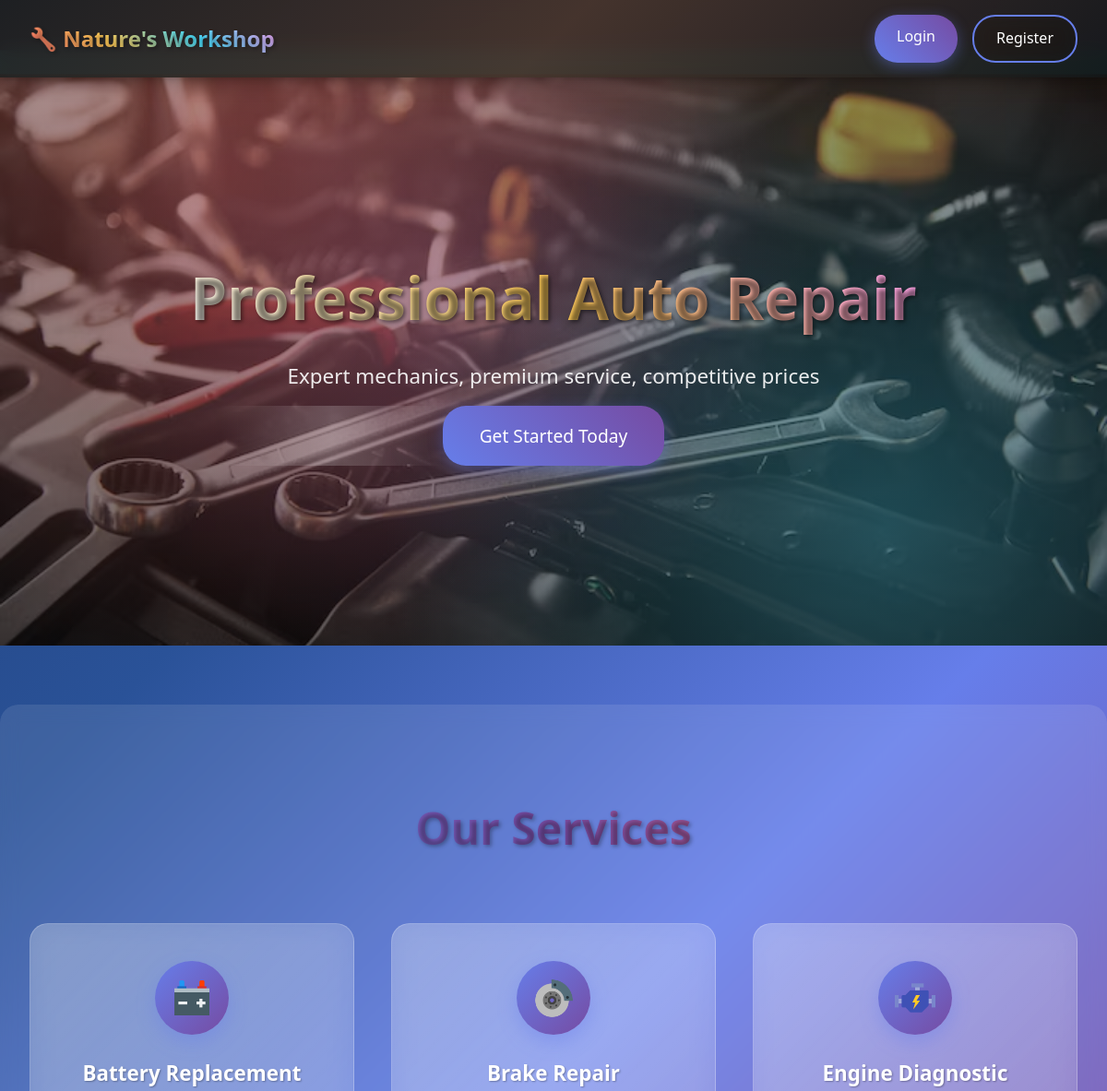
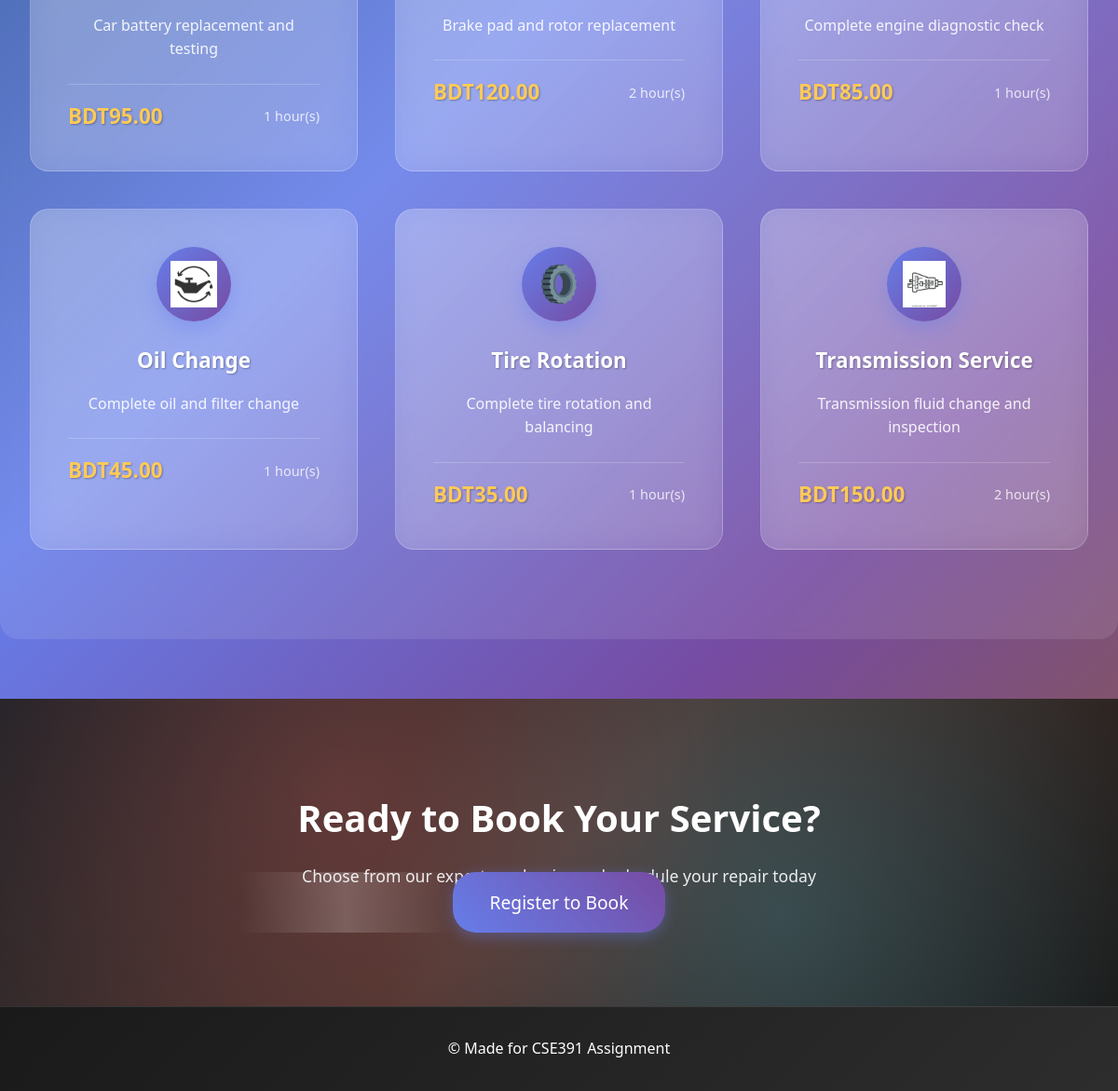
The page / on the database its author committed (2 pictures, top to bottom).
### tables this page shows
CREATE TABLE `repair_services` (
  `id` int(11) NOT NULL,
  `service_name` varchar(100) NOT NULL,
  `description` text DEFAULT NULL,
  `price` decimal(10,2) NOT NULL,
  `duration_hours` int(11) NOT NULL,
  `status` enum('available','unavailable') DEFAULT 'available',
  `created_at` timestamp NOT NULL DEFAULT current_timestamp()
);

### config.php (called while the page is built, shortened)
<?php
function isLoggedIn() {
    return isset($_SESSION['user_id']);
}
?>

### index.php (the view, shortened to what this page needs)
<?php
require_once 'config.php';
$stmt = $pdo->query("SELECT * FROM repair_services WHERE status = 'available' ORDER BY service_name");
$services = $stmt->fetchAll();
$service_icons = [
    'Oil Change' => 'oil change.jpg',
    'Brake Repair' => 'brake-discs.png',
    'Engine Diagnostic' => 'engine.png',
    'Transmission Service' => 'transmission service.webp',
    'Battery Replacement' => 'car-battery.png',
    'Tire Rotation' => 'tire.png'
];
?>
<!DOCTYPE html>
<html lang="en">
<head>
</head>
<body>
    <div id="notification" class="notification-bar">
    </div>
    <header class="header">
        <nav class="nav">
            <div class="logo">🔧 Nature's Workshop</div>
            <div class="nav-buttons">
                <?php if (isLoggedIn()): ?>
                    <div class="user-info">
                        <span>Welcome, <?php echo htmlspecialchars($_SESSION['username']); ?>!</span>
                        <?php if (isAdmin()): ?>
                            <a href="admin_panel.php" class="btn btn-secondary">Admin Panel</a>
                        <?php else: ?>
                            <a href="mechanic_list.php" class="btn btn-secondary">Mechanics</a>
                            <a href="user_panel.php" class="btn btn-secondary">My Bookings</a>
                        <?php endif; ?>
                        <a href="logout.php" class="btn btn-primary">Logout</a>
                    </div>
                <?php else: ?>
                    <a href="login.php" class="btn btn-primary">Login</a>
                    <a href="register.php" class="btn btn-secondary">Register</a>
                <?php endif; ?>
            </div>
        </nav>
    </header>
    <section class="hero">
        <div class="hero-content">
            <h1>Professional Auto Repair</h1>
            <p>Expert mechanics, premium service, competitive prices</p>
            <?php if (!isLoggedIn()): ?>
                <a href="register.php" class="btn btn-primary btn-large">Get Started Today</a>
            <?php elseif (isset($_SESSION['role']) && $_SESSION['role'] !== 'admin'): ?>
                <a href="booking.php" class="btn btn-primary btn-large">Book a Service</a>
            <?php endif; ?>
        </div>
    </section>
    <section class="services">
        <h2>Our Services</h2>
        <div class="service-grid">
            <?php foreach ($services as $service): ?>
                <div class="service-card">
                    <div class="service-image">
                        <?php if (isset($service_icons[$service['service_name']])): ?>
                            <img src="<?php echo $service_icons[$service['service_name']]; ?>" alt="<?php echo htmlspecialchars($service['service_name']); ?>">
                        <?php else: ?>
                            <img src="maintenance.png" alt="<?php echo htmlspecialchars($service['service_name']); ?>">
                        <?php endif; ?>
                    </div>
                    <h3><?php echo htmlspecialchars($service['service_name']); ?></h3>
                    <p><?php echo htmlspecialchars($service['description']); ?></p>
                    <div class="price-duration">
                        <div class="price">BDT<?php echo number_format($service['price'], 2); ?></div>
                        <div class="duration"><?php echo $service['duration_hours']; ?> hour(s)</div>
                    </div>
                </div>
            <?php endforeach; ?>
        </div>
    </section>
    <section class="cta">
        <h2>Ready to Book Your Service?</h2>
        <p>Choose from our expert mechanics and schedule your repair today</p>
        <?php if (!isLoggedIn()): ?>
            <a href="register.php" class="btn btn-primary btn-large">Register to Book</a>
        <?php elseif (isset($_SESSION['role']) && $_SESSION['role'] !== 'admin'): ?>
            <a href="booking.php" class="btn btn-primary btn-large">Book Now</a>
        <?php endif; ?>
    </section>
    <footer class="footer">
        <p>&copy; Made for CSE391 Assignment</p>
    </footer>
</body>
</html>

### rows shown on the page
repair_services: shows a picture, service_name "Battery Replacement", description "Car battery replacement and testing", price "95.00", duration_hours "1"
repair_services: shows a picture, service_name "Brake Repair", description "Brake pad and rotor replacement", price "120.00", duration_hours "2"
repair_services: shows a picture, service_name "Engine Diagnostic", description "Complete engine diagnostic check", price "85.00", duration_hours "1"
repair_services: shows a picture, service_name "Oil Change", description "Complete oil and filter change", price "45.00", duration_hours "1"
repair_services: shows a picture, service_name "Tire Rotation", description "Complete tire rotation and balancing", price "35.00", duration_hours "1"
repair_services: shows a picture, service_name "Transmission Service", description "Transmission fluid change and inspection", price "150.00", duration_hours "2"
